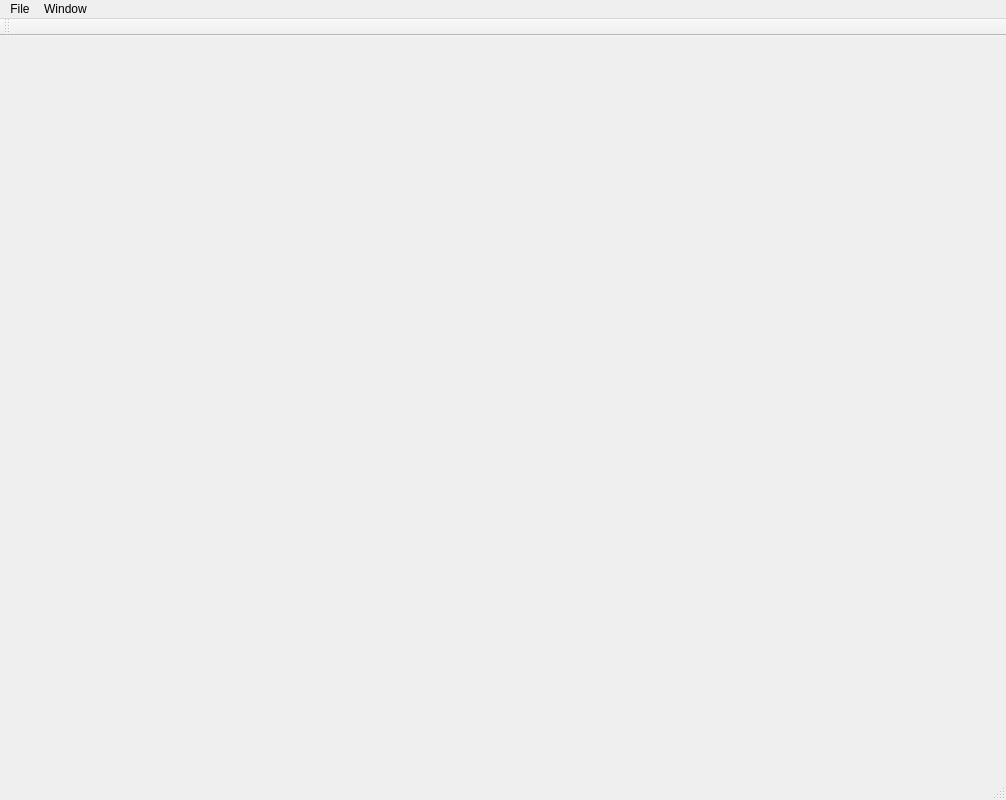
<?xml version="1.0" encoding="UTF-8"?>
<ui version="4.0">
 <class>MainWindow</class>
 <widget class="QMainWindow" name="MainWindow">
  <property name="geometry">
   <rect>
    <x>0</x>
    <y>0</y>
    <width>1006</width>
    <height>800</height>
   </rect>
  </property>
  <property name="minimumSize">
   <size>
    <width>1000</width>
    <height>800</height>
   </size>
  </property>
  <property name="windowTitle">
   <string>GSM Viewer</string>
  </property>
  <widget class="QWidget" name="centralWidget"/>
  <widget class="QMenuBar" name="menuBar">
   <property name="geometry">
    <rect>
     <x>0</x>
     <y>0</y>
     <width>1006</width>
     <height>21</height>
    </rect>
   </property>
   <widget class="QMenu" name="menuFile">
    <property name="title">
     <string>File</string>
    </property>
    <addaction name="actionNew"/>
    <addaction name="actionOpen"/>
    <addaction name="separator"/>
    <addaction name="actionExit"/>
   </widget>
   <widget class="QMenu" name="menuWindow">
    <property name="title">
     <string>Window</string>
    </property>
    <addaction name="actionControlWidget"/>
   </widget>
   <addaction name="menuFile"/>
   <addaction name="menuWindow"/>
  </widget>
  <widget class="QToolBar" name="mainToolBar">
   <attribute name="toolBarArea">
    <enum>TopToolBarArea</enum>
   </attribute>
   <attribute name="toolBarBreak">
    <bool>false</bool>
   </attribute>
  </widget>
  <widget class="QStatusBar" name="statusBar"/>
  <action name="actionNew">
   <property name="icon">
    <iconset resource="MainWindow.qrc">
     <normaloff>:/MainWindow/Resources/New_24x24.png</normaloff>:/MainWindow/Resources/New_24x24.png</iconset>
   </property>
   <property name="text">
    <string>New</string>
   </property>
   <property name="shortcut">
    <string>Ctrl+N</string>
   </property>
  </action>
  <action name="actionOpen">
   <property name="icon">
    <iconset resource="MainWindow.qrc">
     <normaloff>:/MainWindow/Resources/Open_24x24.png</normaloff>:/MainWindow/Resources/Open_24x24.png</iconset>
   </property>
   <property name="text">
    <string>Open</string>
   </property>
   <property name="shortcut">
    <string>Ctrl+O</string>
   </property>
  </action>
  <action name="actionExit">
   <property name="text">
    <string>Exit</string>
   </property>
  </action>
  <action name="actionControlWidget">
   <property name="text">
    <string>Control Widget</string>
   </property>
  </action>
  <action name="actionDeleteEdge">
   <property name="icon">
    <iconset resource="MainWindow.qrc">
     <normaloff>:/MainWindow/Resources/Delete_24x24.png</normaloff>:/MainWindow/Resources/Delete_24x24.png</iconset>
   </property>
   <property name="text">
    <string>Delete Edge</string>
   </property>
   <property name="shortcut">
    <string>Del</string>
   </property>
  </action>
  <action name="actionSave">
   <property name="icon">
    <iconset resource="MainWindow.qrc">
     <normaloff>:/MainWindow/Resources/Save_24x24.png</normaloff>:/MainWindow/Resources/Save_24x24.png</iconset>
   </property>
   <property name="text">
    <string>Save</string>
   </property>
   <property name="shortcut">
    <string>Ctrl+S</string>
   </property>
  </action>
  <action name="actionUndo">
   <property name="icon">
    <iconset resource="MainWindow.qrc">
     <normaloff>:/MainWindow/Resources/Undo_24x24.png</normaloff>:/MainWindow/Resources/Undo_24x24.png</iconset>
   </property>
   <property name="text">
    <string>Undo</string>
   </property>
   <property name="whatsThis">
    <string/>
   </property>
   <property name="shortcut">
    <string>Ctrl+Z</string>
   </property>
  </action>
  <action name="actionSelectAll">
   <property name="text">
    <string>Select All</string>
   </property>
   <property name="shortcut">
    <string>Ctrl+A</string>
   </property>
  </action>
  <action name="actionCut">
   <property name="icon">
    <iconset resource="MainWindow.qrc">
     <normaloff>:/MainWindow/Resources/Cut_24x24.png</normaloff>:/MainWindow/Resources/Cut_24x24.png</iconset>
   </property>
   <property name="text">
    <string>Cut</string>
   </property>
   <property name="shortcut">
    <string>Ctrl+X</string>
   </property>
  </action>
  <action name="actionCopy">
   <property name="icon">
    <iconset resource="MainWindow.qrc">
     <normaloff>:/MainWindow/Resources/Copy_24x24.png</normaloff>:/MainWindow/Resources/Copy_24x24.png</iconset>
   </property>
   <property name="text">
    <string>Copy</string>
   </property>
   <property name="shortcut">
    <string>Ctrl+C</string>
   </property>
  </action>
  <action name="actionPaste">
   <property name="icon">
    <iconset resource="MainWindow.qrc">
     <normaloff>:/MainWindow/Resources/Paste_24x24.png</normaloff>:/MainWindow/Resources/Paste_24x24.png</iconset>
   </property>
   <property name="text">
    <string>Paste</string>
   </property>
   <property name="shortcut">
    <string>Ctrl+V</string>
   </property>
  </action>
  <action name="actionOpenToAdd">
   <property name="text">
    <string>Open To Add</string>
   </property>
  </action>
  <action name="actionVoronoi">
   <property name="text">
    <string>Voronoi</string>
   </property>
  </action>
  <action name="actionVoronoiCut">
   <property name="text">
    <string>Voronoi Cut</string>
   </property>
  </action>
  <action name="actionModeBasic">
   <property name="checkable">
    <bool>true</bool>
   </property>
   <property name="text">
    <string>Basic</string>
   </property>
  </action>
  <action name="actionModeLayer">
   <property name="checkable">
    <bool>true</bool>
   </property>
   <property name="text">
    <string>Graph</string>
   </property>
  </action>
  <action name="actionModeSketch">
   <property name="checkable">
    <bool>true</bool>
   </property>
   <property name="text">
    <string>Sketch</string>
   </property>
  </action>
  <action name="actionShowArea">
   <property name="text">
    <string>Show Area</string>
   </property>
  </action>
 </widget>
 <layoutdefault spacing="6" margin="11"/>
 <resources>
  <include location="MainWindow.qrc"/>
 </resources>
 <connections/>
</ui>
